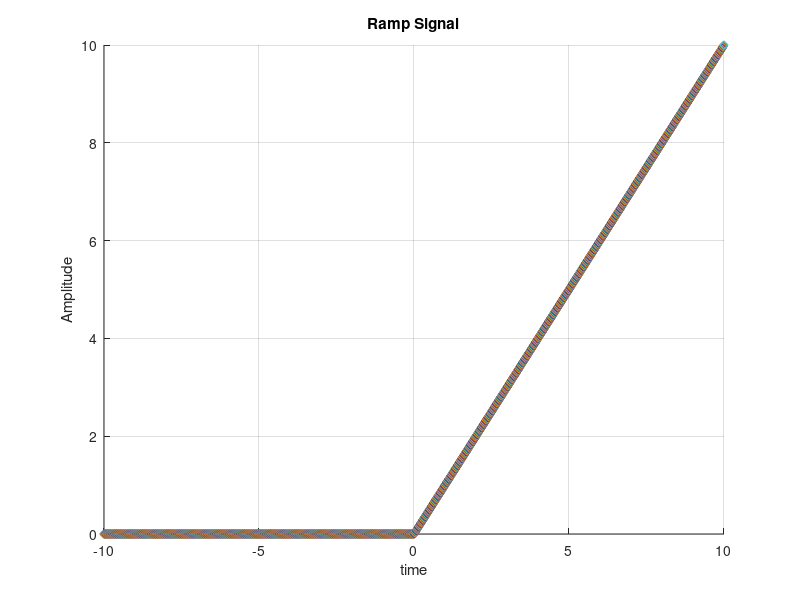

The MATLAB script that drew this image:
%To plot the Ramp Signal
hold on;
for t=-10:0.01:10
   if t<0
       plot(t,0,'d');
   else
       plot(t,t,'d');
   end;
end;

%making the graph illustrative
xlabel('time');
ylabel('Amplitude');
title('Ramp Signal');
grid on;
